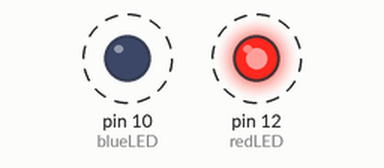
Simulated run of this sketch. Board: Arduino Uno, built with avr-gcc and run on an emulated ATmega328P. Parts: output pins drawn as LEDs (lit = HIGH). Dashed ring = blinking.

Above: at 0.2 s.
Timing chart, 0 to 4.6 s (numbered marks = the images above):
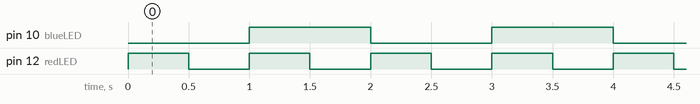

The sketch:

led_with_software_interupts.ino
```cpp
#include <TimerOne.h>

int blueLED = 10;
int redLED = 12;

void blinkBlue() {
  digitalWrite(blueLED, !digitalRead(blueLED));
}

void setup() {
  pinMode(blueLED, OUTPUT);
  pinMode(redLED, OUTPUT);
  Timer1.initialize(1000000);
  Timer1.attachInterrupt(blinkBlue);
}

void loop() {
  digitalWrite(redLED, HIGH);
  delay(500);
  digitalWrite(redLED, LOW);
  delay(500);
}
```

Measured:
- by itself, pin 10 (blueLED): alternates HIGH for 1.0 s and LOW for 1.0 s
- by itself, pin 12 (redLED): alternates HIGH for 0.50 s and LOW for 0.50 s
- by itself, everything shown: repeats every 2.0 s, in 6 steps
